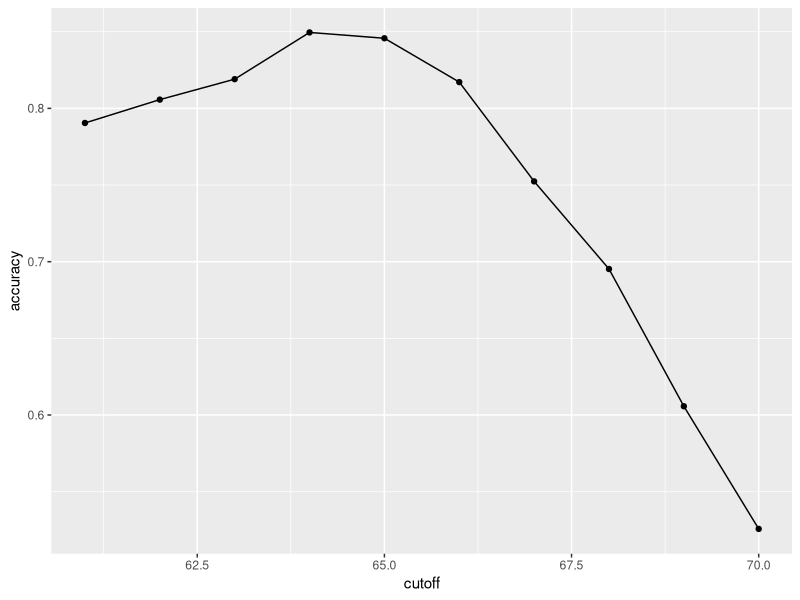
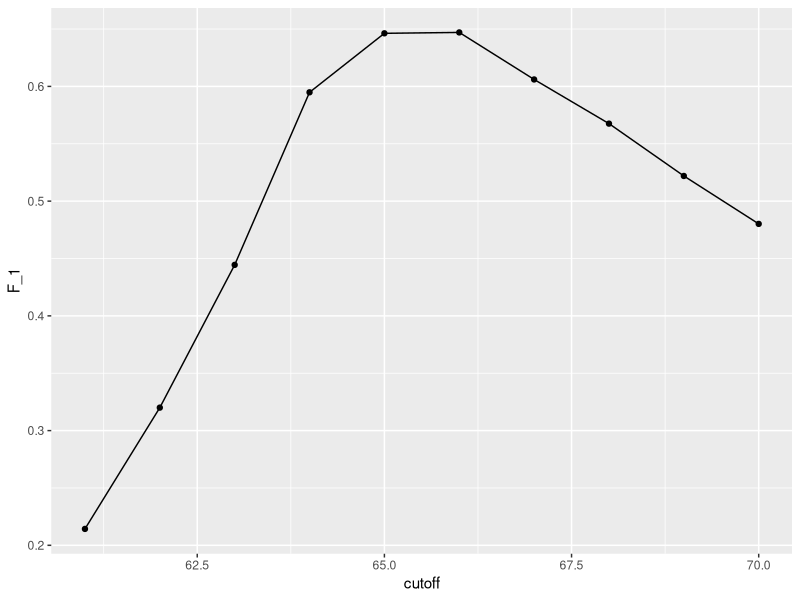
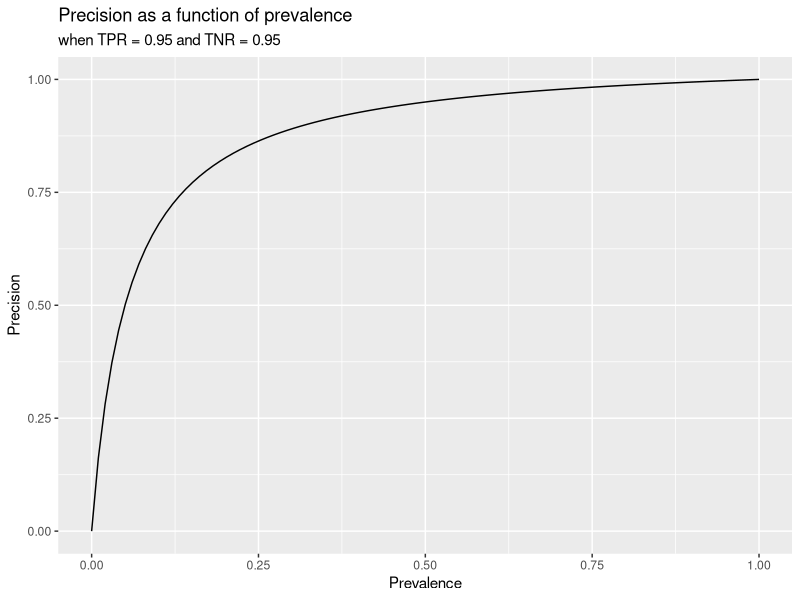
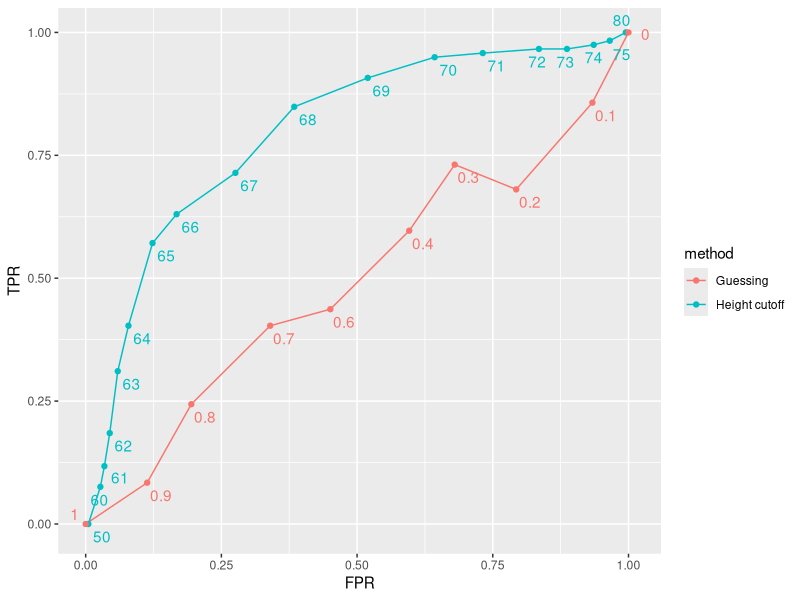
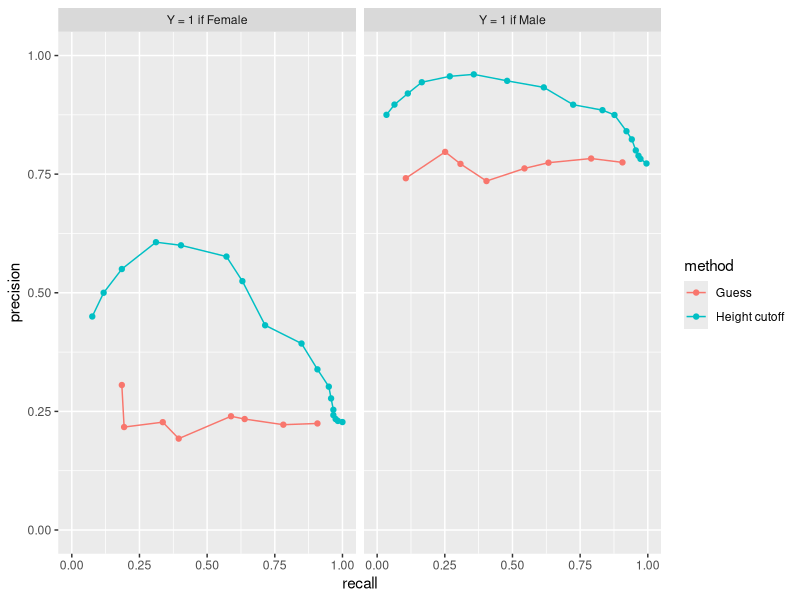

These figures' R source, in order:
## ---- chunk 1
library(caret)
library(dslabs)
## ---- chunk 2
y <- heights$sex
x <- heights$height
## ---- chunk 3
set.seed(2007)
test_index <- createDataPartition(y, times = 1, p = 0.5, list = FALSE)
## ---- chunk 4
test_set <- heights[test_index, ]
train_set <- heights[-test_index, ]
## ---- chunk 5
y_hat <- sample(c("Male", "Female"), length(test_index), replace = TRUE)
## ---- chunk 6
y_hat <- factor(y_hat, levels = levels(test_set$sex))
## ---- chunk 7
mean(y_hat == test_set$sex)
## ---- chunk 8
library(tidyverse)
heights |> group_by(sex) |> summarize(avg = mean(height), sd = sd(height))
## ---- chunk 9
y_hat <- factor(ifelse(x > 62, "Male", "Female"), levels(test_set$sex))
## ---- chunk 10
mean(y == y_hat)
## ---- chunk 11
cutoff <- seq(61, 70)
accuracy <- sapply(cutoff, function(x){
  y_hat <- factor(ifelse(train_set$height > x, "Male", "Female"), levels = levels(test_set$sex))
  mean(y_hat == train_set$sex)
})
## ---- chunk 12
data.frame(cutoff, accuracy) |> 
  ggplot(aes(cutoff, accuracy)) + 
  geom_point() + 
  geom_line() 
## ---- chunk 13
max(accuracy)
## ---- chunk 14
best_cutoff <- cutoff[which.max(accuracy)]
best_cutoff
## ---- chunk 15
y_hat <- factor(ifelse(test_set$height > best_cutoff, "Male", "Female"), levels = levels(test_set$sex))
y_hat <- factor(y_hat)
mean(y_hat == test_set$sex)
## ---- chunk 16
cm <- confusionMatrix(data = y_hat, reference = test_set$sex)
cm$table
## ---- chunk 17
cm$byClass[c("Sensitivity", "Specificity")]
## ---- chunk 18
cm$byClass["Prevalence"]
## ---- chunk 19
mat <- matrix(c("True positives (TP)", "False negatives (FN)", 
                "False positives (FP)", "True negatives (TN)"), 2, 2)
colnames(mat) <- c("Actually Positive", "Actually Negative")
rownames(mat) <- c("Predicted positive", "Predicted negative")
tmp <- as.data.frame(mat)
if (knitr::is_html_output()){
  knitr::kable(tmp, "html") |>
    kableExtra::kable_styling(bootstrap_options = "striped", full_width = FALSE)
} else{
  knitr::kable(tmp, "latex", booktabs = TRUE) |>
    kableExtra::kable_styling(font_size = 8)
}
## ---- chunk 20
cm$overall["Accuracy"]
cm$byClass[c("Sensitivity","Specificity", "Prevalence")]
## ---- chunk 21
cutoff <- seq(61, 70)
F_1 <- sapply(cutoff, function(x){
  y_hat <- ifelse(train_set$height > x, "Male", "Female")
  F_meas(data = factor(y_hat, levels(test_set$sex)), 
         reference = factor(train_set$sex))
})
## ---- chunk 22
data.frame(cutoff, F_1) |> 
  ggplot(aes(cutoff, F_1)) + 
  geom_point() + 
  geom_line() 
## ---- chunk 23
max(F_1)
## ---- chunk 24
best_cutoff <- cutoff[which.max(F_1)]
best_cutoff
## ---- chunk 25
y_hat <- ifelse(test_set$height > best_cutoff, "Male", "Female") |> 
  factor(levels = levels(test_set$sex))
sensitivity(data = y_hat, reference = test_set$sex)
specificity(data = y_hat, reference = test_set$sex)
## ---- chunk 26
tpr <- 0.95; fpr <- 0.05
prevalence <- seq(0,1,len = 100)
data.frame(Prevalence = prevalence,
           Precision = tpr*prevalence/(tpr*prevalence + fpr*(1 - prevalence))) |>
  ggplot(aes(Prevalence, Precision)) + geom_line() + 
  labs(title = "Precision as a function of prevalence", subtitle = "when TPR = 0.95 and TNR = 0.95")
## ---- chunk 27
probs <- seq(0, 1, length.out = 10)
guessing <- sapply(probs, function(p){
  y_hat <- 
    sample(c("Male", "Female"), nrow(test_set), TRUE, c(p, 1 - p)) |> 
    factor(levels = c("Female", "Male"))
  c(FPR = 1 - specificity(y_hat, test_set$sex),
    TPR = sensitivity(y_hat, test_set$sex))
})
## ---- chunk 28
cutoffs <- c(50, seq(60, 75), 80)
height_cutoff <- sapply(cutoffs, function(x){
  y_hat <- ifelse(test_set$height > x, "Male", "Female") |> 
    factor(levels = c("Female", "Male"))
  c(FPR = 1 - specificity(y_hat, test_set$sex),
    TPR = sensitivity(y_hat, test_set$sex))
})
## ---- chunk 29
library(ggrepel)
tmp_1 <- map_df(cutoffs, function(x){
  y_hat <- ifelse(test_set$height > x, "Male", "Female") |> 
    factor(levels = c("Female", "Male"))
   list(method = "Height cutoff",
        cutoff = x, 
        FPR = 1 - specificity(y_hat, test_set$sex),
        TPR = sensitivity(y_hat, test_set$sex))
}) 
tmp_2 <- map_df(probs, function(p){
  y_hat <- 
    sample(c("Male", "Female"), nrow(test_set), replace = TRUE, prob = c(p, 1 - p)) |> 
    factor(levels = c("Female", "Male"))
  list(method = "Guessing",
       cutoff = round(p,1),
       FPR = 1 - specificity(y_hat, test_set$sex),
       TPR = sensitivity(y_hat, test_set$sex))
})

bind_rows(tmp_1, tmp_2) |>
  ggplot(aes(FPR, TPR, label = cutoff, color = method)) +
  geom_line() +
  geom_point() +
  geom_text_repel(nudge_x = 0.01, nudge_y = -0.01, show.legend = FALSE)
## ---- chunk 30
guessing <- map_df(probs[-1], function(p){
  y_hat <- sample(c("Male", "Female"), length(test_index), 
                  replace = TRUE, prob = c(p, 1 - p)) |> 
    factor(levels = c("Female", "Male"))
  list(method = "Guess",
    recall = sensitivity(y_hat, test_set$sex),
    precision = precision(y_hat, test_set$sex))
})

height_cutoff <- map_df(cutoffs[-1], function(x){
  y_hat <- ifelse(test_set$height > x, "Male", "Female") |> 
    factor(levels = c("Female", "Male"))
  list(method = "Height cutoff",
       recall = sensitivity(y_hat, test_set$sex),
    precision = precision(y_hat, test_set$sex))
})
tmp_1 <- bind_rows(guessing, height_cutoff) |> mutate(Positive = "Y = 1 if Female") 

guessing <- map_df(rev(probs)[-1], function(p){
  y_hat <- sample(c("Male", "Female"), length(test_index), replace = TRUE, 
                  prob = c(p, 1 - p)) |> 
    factor(levels = c("Male", "Female"))
  list(method = "Guess",
    recall = sensitivity(y_hat, relevel(test_set$sex, "Male", "Female")),
    precision = precision(y_hat, relevel(test_set$sex, "Male", "Female")))
})

height_cutoff <- map_df(rev(cutoffs)[-1], function(x){
  y_hat <- ifelse(test_set$height > x, "Male", "Female") |> 
    factor(levels = c("Male", "Female"))
  list(method = "Height cutoff",
       recall = sensitivity(y_hat, relevel(test_set$sex, "Male", "Female")),
    precision = precision(y_hat, relevel(test_set$sex, "Male", "Female")))
})
tmp_2 <- bind_rows(guessing, height_cutoff) |> mutate(Positive = "Y = 1 if Male") 

bind_rows(tmp_1, tmp_2) |>
  ggplot(aes(recall, precision, color = method)) +
  geom_line() +
  ylim(0,1) +
  geom_point() +
  facet_wrap(~ Positive)
